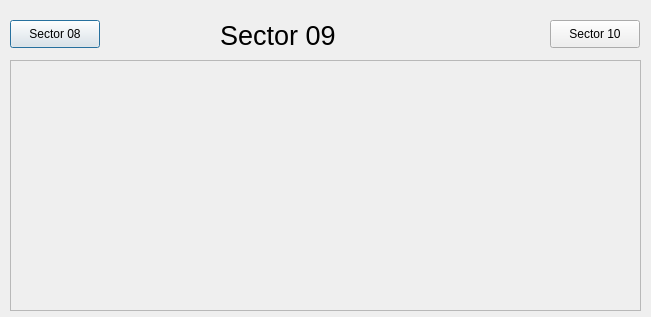
<?xml version="1.0" encoding="UTF-8"?>
<ui version="4.0">
 <class>Dialog</class>
 <widget class="QDialog" name="Dialog">
  <property name="geometry">
   <rect>
    <x>0</x>
    <y>0</y>
    <width>651</width>
    <height>317</height>
   </rect>
  </property>
  <property name="windowTitle">
   <string>Dialog</string>
  </property>
  <widget class="QLabel" name="label_2">
   <property name="geometry">
    <rect>
     <x>220</x>
     <y>20</y>
     <width>131</width>
     <height>31</height>
    </rect>
   </property>
   <property name="font">
    <font>
     <pointsize>20</pointsize>
    </font>
   </property>
   <property name="text">
    <string>Sector 09</string>
   </property>
  </widget>
  <widget class="QEForm" name="asguiformplugin">
   <property name="geometry">
    <rect>
     <x>10</x>
     <y>60</y>
     <width>631</width>
     <height>251</height>
    </rect>
   </property>
   <property name="uiFile" stdset="0">
    <string>SectorVacuumSchematic.ui</string>
   </property>
   <property name="variableSubstitutions" stdset="0">
    <string>SR=09 SRPREV=08</string>
   </property>
  </widget>
  <widget class="QEPushButton" name="guipushbuttonplugin">
   <property name="geometry">
    <rect>
     <x>10</x>
     <y>20</y>
     <width>90</width>
     <height>28</height>
    </rect>
   </property>
   <property name="text">
    <string>Sector 08</string>
   </property>
   <property name="guiFile">
    <string>SVS08.ui</string>
   </property>
   <property name="creationOption" stdset="0">
    <enum>QEPushButton::Open</enum>
   </property>
  </widget>
  <widget class="QEPushButton" name="guipushbuttonplugin_2">
   <property name="geometry">
    <rect>
     <x>550</x>
     <y>20</y>
     <width>90</width>
     <height>28</height>
    </rect>
   </property>
   <property name="text">
    <string>Sector 10</string>
   </property>
   <property name="guiFile">
    <string>SVS10.ui</string>
   </property>
   <property name="creationOption" stdset="0">
    <enum>QEPushButton::Open</enum>
   </property>
  </widget>
 </widget>
 <customwidgets>
  <customwidget>
   <class>QEPushButton</class>
   <extends>QPushButton</extends>
   <header>QEPushButton.h</header>
  </customwidget>
  <customwidget>
   <class>QEForm</class>
   <extends>QScrollArea</extends>
   <header>QEForm.h</header>
  </customwidget>
 </customwidgets>
 <resources/>
 <connections/>
</ui>
